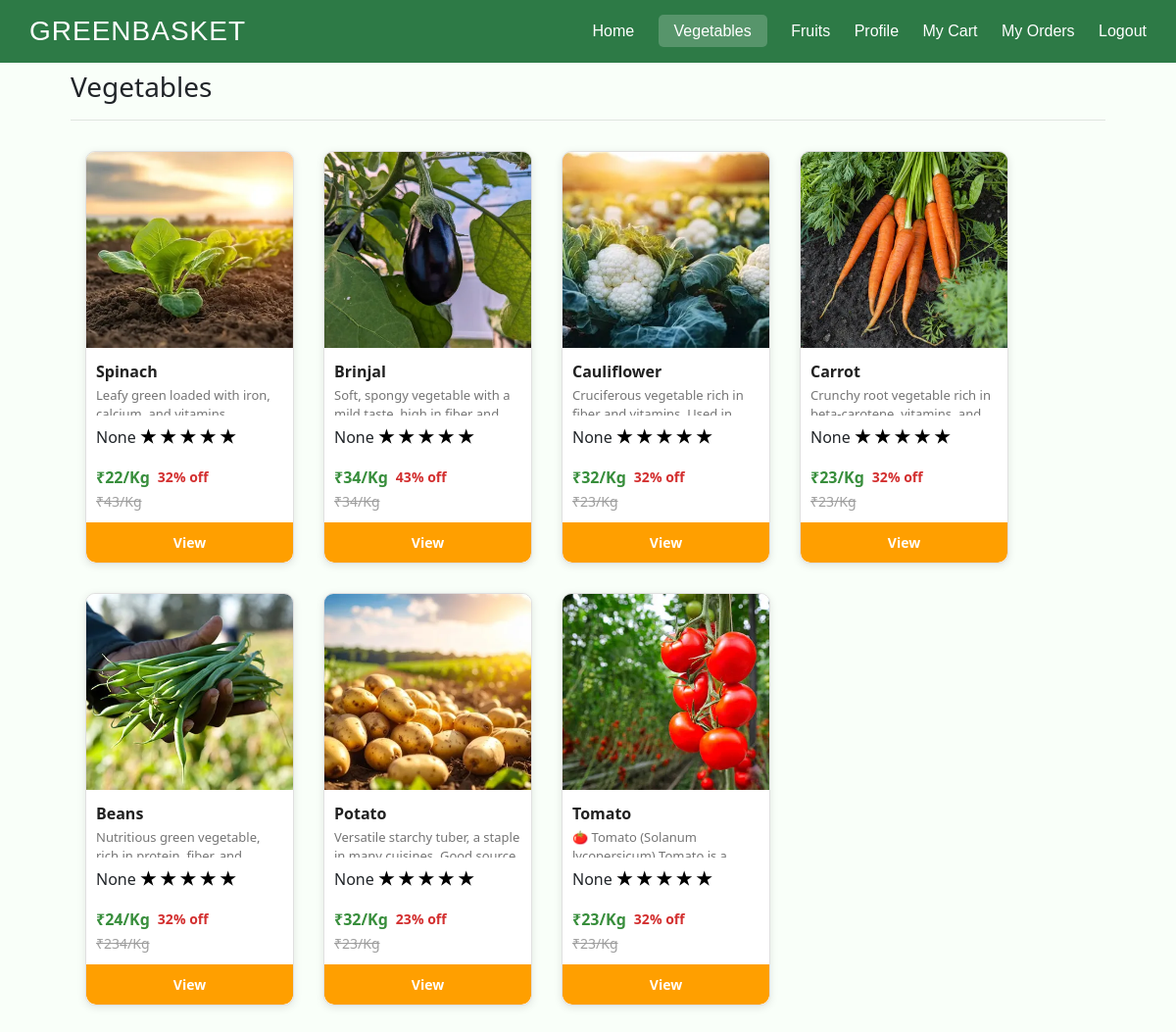
Screenshot of /cveg/ with the database file from the repository.
### home/models.py (models this page shows, shortened)
class Product(models.Model):
    item = models.ForeignKey(Item, on_delete=models.CASCADE)
    image = models.ImageField(upload_to='products')
    image1 = models.ImageField(upload_to='products',null=True, blank=True)
    image2 = models.ImageField(upload_to='products',null=True, blank=True)
    name = models.CharField(max_length=200)
    description = models.TextField()
    org_price = models.DecimalField(max_digits=10, decimal_places=0)
    selling_price = models.DecimalField(max_digits=10, decimal_places=0)
    discount = models.DecimalField(max_digits=10, decimal_places=0,null=True, blank=True)
    stock = models.IntegerField()
    seller = models.ForeignKey(Seller, on_delete=models.CASCADE,null=True, blank=True)
    created_at = models.DateTimeField(auto_now_add=True, null=True, blank=True)
    rating = models.DecimalField(max_digits=3, decimal_places=2,null=True,blank=True)

### home/views.py (the view)
# urls.py: path('cveg/',cvegfn),
def cvegfn(request):
    veg = Product.objects.filter(item__id=1).order_by('-id')
    return render(request,'cveg.html',{"veg": veg})

### home/templates/cveg.html (shortened to what this page needs)
{% load static %}
<!DOCTYPE html>
<html>
<head>
    <link rel="stylesheet" href="https://cdn.jsdelivr.net/npm/bootstrap@4.1.3/dist/css/bootstrap.min.css">
    <link rel="stylesheet" href="{% static 'css/style.css' %}">
</head>
<body>
    <div class="header">
        <h1>GREENBASKET</h1>
        <div class="nav-links">
            <a href="/chome/">Home</a>
            <a class="bc" href="/cveg/">Vegetables</a>
            <a href="/cfruit/">Fruits</a>
            <a href="/cprofile/">Profile</a>
            <a href="/viewcart/">My Cart</a>
            <a href="/c_orderlist/">My Orders</a>
            <a href="/">Logout</a>
        </div>
    </div>
        <div class="div2">
            <h3>Vegetables</h3>
            <hr>
            <div class="l mainn">
                {% for veg in veg %}
                    <div class="product-card">
                        <div class="product-image">
                            <img src="{{ veg.image.url }}" alt="{{ veg.name }}">
                        </div>
                        <div class="product-info">
                            <h4 class="product-name">{{ veg.name }}</h4>
                            <p class="product-description">{{ veg.description }}</p>
                            <p>{{veg.rating}}
                                <span class="selling-price">
                                    {% for _ in "12345"|make_list %}
                                        {% if forloop.counter <= veg.rating %}
                                            <span class="star gold">★</span>
                                        {% else %}
                                            <span class="star">★</span>
                                        {% endif %}
                                    {% endfor %}
                                </span>
                            </p>
                            <div class="product-pricing">
                                <span class="selling-price">₹{{ veg.selling_price }}/Kg</span>
                                <span class="discount">{{ veg.discount }}% off</span><br>
                            </div>
                            <span class="org-price">₹{{ veg.org_price }}/Kg</span>
                        </div>
                        <button class="buy-btn" onclick="location.href='/cview/{{veg.id}}/'">View</button>
                    </div>
                {% endfor %}
            </div>
        </div>
</body>
</html>

### home/static/css/style.css (style rules this page uses)
* { margin: 0; padding: 0; box-sizing: border-box; }
.div2 { width: 100%; height: auto; padding: 6%; margin-bottom: -6%; background-color: rgb(249, 255, 249); }
.mainn { display: flex; flex-direction: row; justify-content: left; }
.l { flex-wrap: wrap!important; }
.product-card { width: 213px; border: 1px solid #e0e0e0; border-radius: 10px; overflow: hidden; background: #fff; box-shadow: 0 2px 8px rgba(0,0,0,0.1); transition: transform 0.3s ease, box-shadow 0.3s ease; margin: 15px; display: inline-block; vertical-align: top; }
.product-image img { width: 100%; height: 200px; object-fit: cover; }
.product-info { padding: 10px; text-align: left; }
.product-name { font-size: 16px; font-weight: bold; color: #212121; margin: 5px 0; }
.product-description { font-size: 13px; color: #757575; margin-bottom: 8px; height: 30px; overflow: hidden; }
.product-pricing { display: flex; align-items: center; gap: 8px; }
.org-price { font-size: 14px; text-decoration: line-through; color: #9e9e9e; }
.selling-price { font-size: 16px; font-weight: bold; color: #388e3c; }
.discount { font-size: 14px; color: #d32f2f; font-weight: bold; }
.buy-btn { width: 100%; padding: 10px; background: #ff9f00; border: none; color: white; font-weight: bold; cursor: pointer; font-size: 14px; border-bottom-left-radius: 10px; border-bottom-right-radius: 10px; }
body { background-color: #f8f9fa; font-family: "Segoe UI", sans-serif; }
.header { background-color: #2d7a46; font-family: 'Gill Sans', 'Gill Sans MT', Calibri, 'Trebuchet MS', sans-serif; position: fixed; width: 100% ; z-index: 10; top: 0; padding: 15px 30px; display: flex; align-items: center; justify-content: space-between; color: white; }
.header h1 { margin: 0; font-size: 28px; letter-spacing: 1px; }
.header .nav-links a { color: white; margin-left: 20px; text-decoration: none; font-weight: 500; }
.star { font-size: 18px; color: black; }
.bc { background-color: #ffffff33; padding: 8px 16px; border-radius: 5px; }

### rows the page displays
Product: image (picture), name "Spinach", description "Leafy green loaded with iron,…", rating "None", selling_price "22", discount "32", org_price "43"
Product: image (picture), name "Brinjal", description "Soft, spongy vegetable with a…", rating "None", selling_price "34", discount "43", org_price "34"
Product: image (picture), name "Cauliflower", description "Cruciferous vegetable rich in…", rating "None", selling_price "32", discount "32", org_price "23"
Product: image (picture), name "Carrot", description "Crunchy root vegetable rich in…", rating "None", selling_price "23", discount "32", org_price "23"
Product: image (picture), name "Beans", description "Nutritious green vegetable,…", rating "None", selling_price "24", discount "32", org_price "234"
Product: image (picture), name "Potato", description "Versatile starchy tuber, a staple…", rating "None", selling_price "32", discount "23", org_price "23"
Product: image (picture), name "Tomato", description "🍅 Tomato (Solanum…", rating "None", selling_price "23", discount "32", org_price "23"
